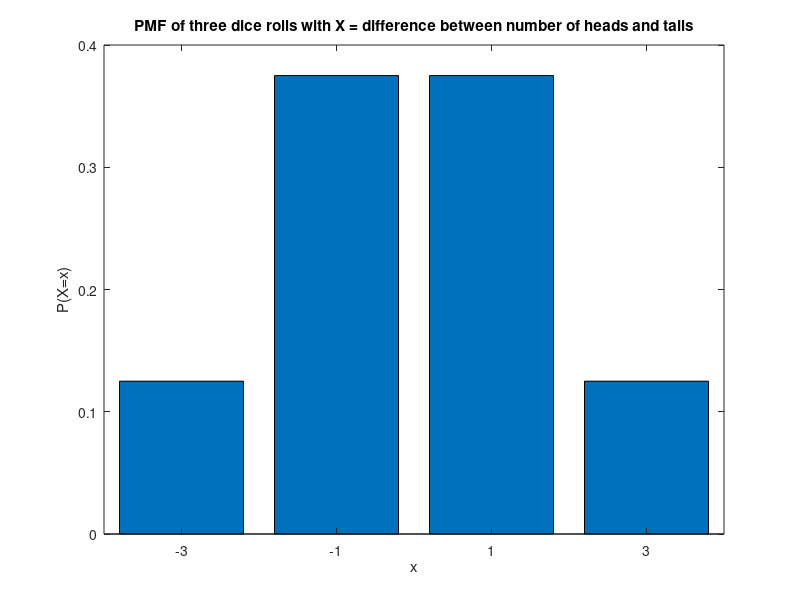

Reproduce this figure in MATLAB.
x = [-3, -1, 1, 3];
y = [0.125, 0.375, 0.375, 0.125];
bar(x,y)
title('PMF of three dice rolls with X = difference between number of heads and tails');
xlabel('x')
ylabel('P(X=x)')
